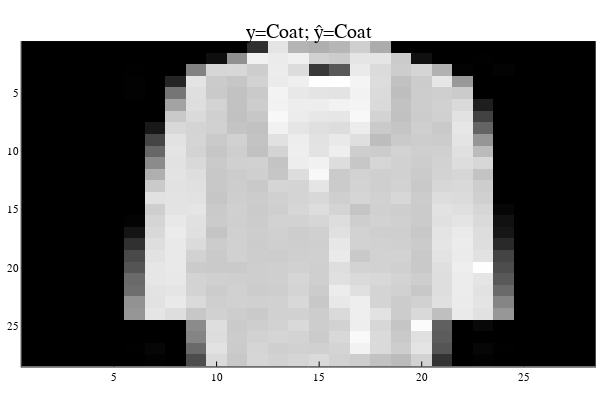

The notebook cell saved with this chart:
### Code cell
idx = 21
xi = x_test[:, :, 1, idx]
ŷi = xi |> predict
yi = y_test[:, idx] |> get_label
plot(Gray.(xi), title="y=$(yi); ŷ=$ŷi")

### Figure 1 — Plotly figure (JSON) as saved in the notebook; plotly's stock layout.template omitted (floating-point values rounded to 4 significant figures; data arrays with more than 128 entries replaced by an {"elided": "..."} marker saying what was removed)
{"data": [{"colorbar": {"title": ""}, "colorscale": [[0, "rgba(0, 0, 0, 1.000)"], [1, "rgba(255, 255, 255, 1.000)"]], "hoverinfo": "none", "name": "y1", "showlegend": false, "showscale": false, "type": "heatmap", "x": [0.5, 1.5, 2.5, 3.5, 4.5, 5.5, 6.5, 7.5, 8.5, 9.5, 10.5, 11.5, 12.5, 13.5, 14.5, 15.5, 16.5, 17.5, 18.5, 19.5, 20.5, 21.5, 22.5, 23.5, 24.5, 25.5, 26.5, 27.5, 28.5], "xaxis": "x", "y": [0.5, 1.5, 2.5, 3.5, 4.5, 5.5, 6.5, 7.5, 8.5, 9.5, 10.5, 11.5, 12.5, 13.5, 14.5, 15.5, 16.5, 17.5, 18.5, 19.5, 20.5, 21.5, 22.5, 23.5, 24.5, 25.5, 26.5, 27.5, 28.5], "yaxis": "y", "z": {"elided": "28x28 float values"}, "zmax": 1, "zmin": 0}], "layout": {"annotations": [{"font": {"color": "rgba(0, 0, 0, 1.000)", "family": "sans-serif", "size": 20}, "rotation": 0, "showarrow": false, "text": "y=Coat; ŷ=Coat", "x": 0.5148, "xanchor": "center", "xref": "paper", "y": 1, "yanchor": "top", "yref": "paper"}], "height": 400, "legend_position": {"bgcolor": "rgba(255, 255, 255, 1.000)", "bordercolor": "rgba(0, 0, 0, 1.000)", "borderwidth": 1, "font": {"color": "rgba(0, 0, 0, 1.000)", "family": "sans-serif", "size": 11}, "title": {"font": {"color": "rgba(0, 0, 0, 1.000)", "family": "sans-serif", "size": 15}, "text": ""}, "tracegroupgap": 0, "traceorder": "normal", "x": 1, "xanchor": "auto", "y": 1, "yanchor": "auto"}, "margin": {"b": 20, "l": 0, "r": 0, "t": 20}, "paper_bgcolor": "rgba(255, 255, 255, 1.000)", "plot_bgcolor": "rgba(255, 255, 255, 1.000)", "showlegend": true, "width": 600, "xaxis": {"anchor": "y", "domain": [0.03619, 0.9934], "gridcolor": "rgba(0, 0, 0, 0.100)", "gridwidth": 0.5, "linecolor": "rgba(0, 0, 0, 1.000)", "mirror": false, "range": [0.5, 28.5], "showgrid": true, "showline": true, "showticklabels": true, "tickangle": 0, "tickcolor": "rgb(0, 0, 0)", "tickfont": {"color": "rgba(0, 0, 0, 1.000)", "family": "sans-serif", "size": 11}, "tickmode": "array", "ticks": "inside", "ticktext": ["5", "10", "15", "20", "25"], "tickvals": [5, 10, 15, 20, 25], "title": "", "titlefont": {"color": "rgba(0, 0, 0, 1.000)", "family": "sans-serif", "size": 15}, "type": "-", "visible": true, "zeroline": false, "zerolinecolor": "rgba(0, 0, 0, 1.000)"}, "yaxis": {"anchor": "x", "domain": [0.03762, 0.9415], "gridcolor": "rgba(0, 0, 0, 0.100)", "gridwidth": 0.5, "linecolor": "rgba(0, 0, 0, 1.000)", "mirror": false, "range": [28.5, 0.5], "showgrid": true, "showline": true, "showticklabels": true, "tickangle": 0, "tickcolor": "rgb(0, 0, 0)", "tickfont": {"color": "rgba(0, 0, 0, 1.000)", "family": "sans-serif", "size": 11}, "tickmode": "array", "ticks": "inside", "ticktext": ["5", "10", "15", "20", "25"], "tickvals": [5, 10, 15, 20, 25], "title": "", "titlefont": {"color": "rgba(0, 0, 0, 1.000)", "family": "sans-serif", "size": 15}, "type": "-", "visible": true, "zeroline": false, "zerolinecolor": "rgba(0, 0, 0, 1.000)"}}}
